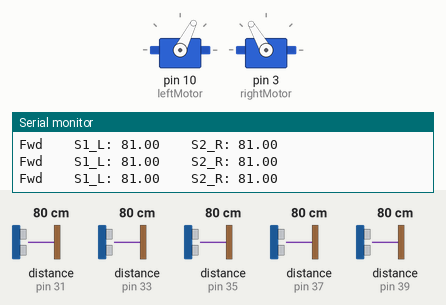
A sketch run on a simulated Arduino Mega 2560, built with avr-gcc and run on an emulated ATmega2560. Shown: 2 × servo, the last lines printed to the serial monitor. Inputs (shaded band) come from the test bench; at power-on: distance to the obstacle (sensors on pin 35, pin 37, pin 31, pin 33, pin 39) 80 cm. The echo pulse lasts 58.3 µs per cm.

Above: at 1.2 s.
1.3 s: distance to the obstacle (sensor on pin 35) set to 76 cm
At 2.3 s:
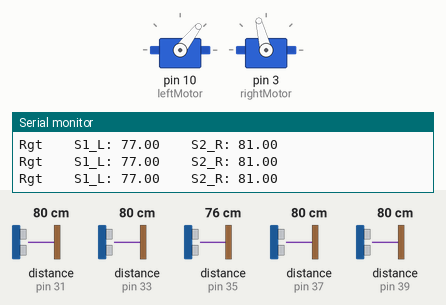
2.9 s: distance to the obstacle (sensor on pin 37) set to 74 cm
At 3.7 s:
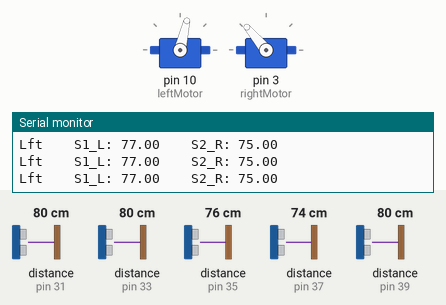
5.0 s: distance to the obstacle (sensor on pin 35) set to 69 cm
At 6.3 s:
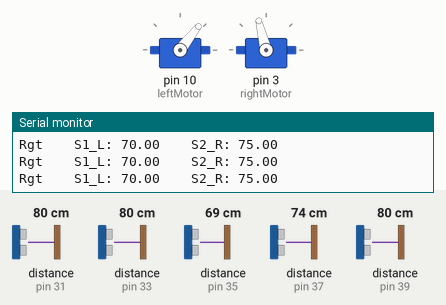
6.7 s: distance to the obstacle (sensor on pin 35) set to 120 cm
At 8.0 s:
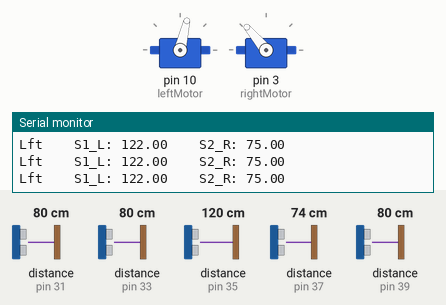
Timing chart, 0 to 9.7 s (numbered marks = the images above; inputs shaded):
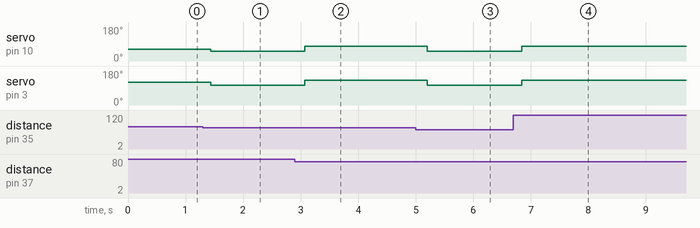

Measured:
- the behaviour switches between 79 and 78 cm on distance to the obstacle (sensor on pin 35) (found by bisection; images 0 and 1)
- the behaviour switches between 78 and 77 cm on distance to the obstacle (sensor on pin 37) (found by bisection; images 1 and 2)
- the behaviour switches between 73 and 72 cm on distance to the obstacle (sensor on pin 35) (found by bisection; images 2 and 3)
- after the input at 1.3 s, servo on pin 10 (leftMotor): 63° → 52° after 0.14 s; servo on pin 3 (rightMotor): 120° → 104° after 0.14 s
- after the input at 2.9 s, servo on pin 10 (leftMotor): 52° → 77° after 0.18 s; servo on pin 3 (rightMotor): 104° → 130° after 0.18 s
- after the input at 5.0 s, servo on pin 10 (leftMotor): 77° → 52° after 0.20 s; servo on pin 3 (rightMotor): 130° → 104° after 0.20 s
- after the input at 6.7 s, servo on pin 10 (leftMotor): 52° → 77° after 0.15 s; servo on pin 3 (rightMotor): 104° → 130° after 0.15 s

The sketch:

Car_Sonar_Code_Shawn.ino
```cpp
/* Search Algorithm

Side Sonar Search Algorithm
-As we move forward, compare left and right
-If there's a change greater than some threshold (25cm or so)
-Slow down, and continue checking this reading for a certain period of time to ensure that it was not corrupt data
-Check the back sonar and map data to ensure that at this distance, the ramp isn't what we're seeing
-If this is not where the ramp is, and the threshold is still met, then the base must have been found
-Rotate and move towards the base

Front Sonar Search Algorithm
-Keep moving forward, comparing previous distance seen to future distance seen
-If the sensors aren't seeing anything, and then they begin seeing something, compare with back sonar to
 understand what distance they should be seeing, from here, determine if it's the base or not to verify measurement
-If seeing something through the whole drive, and the there is some jump (using some threshold) in the distance seen,
 once again confirm with the back sonar what distance they should be seeing at this time

 Functions()
 checkSideSonars()
 checkFrontSonars()
 verifyData(sonarID) //Change detected for sonar with ID sonarID, slow car down and verify this measurement
 sonarGetDistance (sonarID) //Get distance of sonarID

 initializeTracking() //Center the car so that one or both side sonars sees 150cm (or whatever they should see to be equal)


 */

///////////////////////////////////////////////////////////////
/////////             Start of Program           //////////////
///////////////////////////////////////////////////////////////
#include <Servo.h>
#include <NewPing.h>

//Define the Trigger Pins for the Sonar, Assuming the Echo Pin is (Trigger_Pin + 1) [i.e. Echo for Front Right Sonar = sonarFR + 1]
#define sonarFL 0  //Front Left Sonar, 0th index with regards to the sonar[] array, pins 30 and 31
#define sonarFR 1  //Front Right Sonar, 1st index with regards to the sonar[] array, pins 32 and 33
#define sonarSL 2  //Side Left Sonar, 2nd index with regards to the sonar[] array, pins 34 and 35
#define sonarSR 3  //Side Right Sonar, 3rd index with regards to the sonar[] array, pins 36 and 37
#define sonarB  4   //Back Sonar, 4th index with regards to the sonar[] array, pins 38 and 39

#define SONAR_NUM     5 // Number or sensors.
#define MAX_DISTANCE 250 // Maximum distance (in cm) to ping.
#define PING_INTERVAL 33 // Milliseconds between sensor pings (29ms is about the min to avoid cross-sensor echo).

#define TurnLEFT = 1;
#define TurnRIGHT = 2;

unsigned long pingTimer[SONAR_NUM]; // Holds the times when the next ping should happen for each sensor.
unsigned int sonarVal[SONAR_NUM];         // Where the ping distances are stored.
uint8_t currentSensor = 0;          // Keeps track of which sensor is active.

NewPing sonar[SONAR_NUM] = {     // Sensor object array.
  NewPing(30, 31, MAX_DISTANCE), // Each sensor's trigger pin, echo pin, and max distance to ping.
  NewPing(32, 33, MAX_DISTANCE),
  NewPing(34, 35, MAX_DISTANCE),
  NewPing(36, 37, MAX_DISTANCE),
  NewPing(38, 39, MAX_DISTANCE),
};


//int slowMotorSpeed = 5; //90 + this Value = 110
//int fastMotorSpeed = 60; //90 + this Value = 150
//
//int slowTurn = 5;
//int fastTurn = 10;

int left_fast_fwd = 52;
int left_med_fwd = 63;
int left_slow_fwd = 77;
int left_slow_rev = 101;
int left_med_rev = 117;
int left_fast_rev = 130;

int right_fast_fwd = 130;
int right_med_fwd = 120;
int right_slow_fwd = 104;
int right_slow_rev = 80;
int right_med_rev = 60;
int right_fast_rev = 50;

Servo leftMotor;
Servo rightMotor;


///////////////////////////////////////////////////////////////
///////////             Initializations           /////////////
///////////////////////////////////////////////////////////////
void setup()
{
  Serial.begin(9600);
  pingTimer[0] = millis() + 75;           // First ping starts at 75ms, gives time for the Arduino to chill before starting.
  for (uint8_t i = 1; i < SONAR_NUM; i++) // Set the starting time for each sensor.
    pingTimer[i] = pingTimer[i - 1] + PING_INTERVAL;

  leftMotor.attach(10);
  rightMotor.attach(3);
}


///////////////////////////////////////////////////////////////
//////////////             Main Loop           ////////////////
///////////////////////////////////////////////////////////////
int atBaseFlag = 0;
void loop()
{
  int debug_ldist, debug_rdist;
  //while we have not found the base, or stopped at the base to commence grabbing
  while (!atBaseFlag)
  {
    /////////////////////////////////////////////////////////////////////////////////
    /////////////////////////////////////////////////////////////////////////////////
    //Gather the Data From the Sonars
    for (uint8_t i = 0; i < SONAR_NUM; i++) // Loop through all the sensors.
    {
      if (millis() >= pingTimer[i]) // Is it this sensor's time to ping?
      {
        pingTimer[i] += PING_INTERVAL * SONAR_NUM;  // Set next time this sensor will be pinged.
        if (i == 0 && currentSensor == SONAR_NUM - 1)
        {
          oneSensorCycle(); // Sensor ping cycle complete, do something with the results.
          debug_ldist = sonarVal[2];
          debug_rdist = sonarVal[3];
        }
        sonar[currentSensor].timer_stop();          // Make sure previous timer is canceled before starting a new ping (insurance).
        currentSensor = i;                          // Sensor being accessed.
        sonarVal[currentSensor] = 0;                      // Make distance zero in case there's no ping echo for this sensor.
        sonar[currentSensor].ping_timer(echoCheck); // Do the ping (processing continues, interrupt will call echoCheck to look for echo).
      }
    }

    //End of Sonar Data Gathering
    /////////////////////////////////////////////////////////////////////////////////
    /////////////////////////////////////////////////////////////////////////////////
    // The rest of your code would go here.

    //checkSonarZeroing(newSD1_L, newSD2_R);  //NOT IMPLEMENTED YET

    closestDistanceTracking(debug_ldist, debug_rdist);

    //atBaseFlag = checkAtBase(newSD1_L, newSD2_R);
  }
}

///////////////////////////////////////////////////////////////
////////          Sonar Checking Function          ////////////
///////////////////////////////////////////////////////////////
void echoCheck() { // If ping received, set the sensor distance to array.
  if (sonar[currentSensor].check_timer())
    sonarVal[currentSensor] = sonar[currentSensor].ping_result / US_ROUNDTRIP_CM ;
}

///////////////////////////////////////////////////////////////
//////   What to do after one cycle of Sonar Data   ///////////
///////////////////////////////////////////////////////////////
void oneSensorCycle() { // Sensor ping cycle complete, do something with the results.
  for (uint8_t i = 0; i < SONAR_NUM; i++) {
//    Serial.print(i);
//    Serial.print(,);
//    Serial.print(sonarVal[i]);
//    Serial.print(",");
  }
//  Serial.println();
}

///////////////////////////////////////////////////////////////
////////   Tracks and Goes to the Closest Object   ////////////
///////////////////////////////////////////////////////////////
void closestDistanceTracking(float newSD1_L, float newSD2_R){


  if (abs(newSD1_L - newSD2_R) > 1)
  {
    //Turn Left
    if (newSD1_L > newSD2_R)
    {
      leftMotor.write(left_slow_fwd);
      rightMotor.write(right_fast_fwd);
      Serial.print("Lft");
      Serial.print("\t\t");
    }
    //Turn Right
    else if (newSD1_L < newSD2_R)
    {
      leftMotor.write(left_fast_fwd);
      rightMotor.write(right_slow_fwd);
      Serial.print("Rgt");
      Serial.print("\t\t");
    }
  }

  //Go Straight
  else
  {
    leftMotor.write(left_med_fwd);
    rightMotor.write(right_med_fwd);
    Serial.print("Fwd");
    Serial.print("\t\t");
  }

  Serial.print("S1_L: ");
  Serial.print(newSD1_L);
  Serial.print("\t\t");
  Serial.print("S2_R: ");
  Serial.print(newSD2_R);
  Serial.print("\n\n");
}

///////////////////////////////////////////////////////////////
////////       Drive Center Between Two Walls      ////////////
///////////////////////////////////////////////////////////////
/*
int soberState = 0; //0 = Not correcting, 1 = Correcting Left, 2 = Correcting Right
void soberDriving(int leftSonarVal, int rightSonarVal, int backSonarVal){

  if (soberState = 0){
    int straightThreshold = 3 //threshold distance to continue going straight correct
    int slightCorrectThreshold = 8 //threshold distance to slightly turn while moving straight, if greater than this, do a full 90 turn and correct

    int centeredValue = (leftSonarVal + rightSonarVal) / 2 //value that if the car was centered, the sonars would see the same thing

    //if the difference is less than the desired full correction threshold
    if (abs(centeredValue - rightSonarVal) < slightCorrectThreshold){
      if (abs(centeredValue - rightSonarVal) > straightThreshold){
        //Correct to the Left
        if (rightSonarVal < leftSonarVal){
          leftMotor.write(90 - slowMotorSpeed + slowTurn);
          rightMotor.write(90 + slowMotorSpeed + slowTurn);
          soberState = 1;
          Serial.print("Left");
          Serial.print("\t\t");
        }
        //Correct to the Right
        else if (rightSonarVal > leftSonarVal){
          leftMotor.write(90 - slowMotorSpeed - slowTurn);
          rightMotor.write(90 + slowMotorSpeed - slowTurn);
          soberState = 2;
          Serial.print("Right");
          Serial.print("\t\t");
        }
      }

      //Go Straight
      else{
        leftMotor.write(90 - slowMotorSpeed);
        rightMotor.write(90 + slowMotorSpeed);
        soberState = 0;
        Serial.print("Straight");
        Serial.print("\t\t");
      }
    }

    //if the difference is greater than the desired full correction threshold, then do a full 90deg turn to correct
    else{


  }


  else if (soberState = 1){

    if (check90TurnComplete()){
      int backSensorShouldSee = 150;
      //Keep moving forward until the soberState changes
      leftMotor.write(90 - slowMotorSpeed);
      rightMotor.write(90 + slowMotorSpeed);

      if (backSonarVal > backSensorShouldSee){
        delayMicroseconds(4000);
        if (backSonarVal > backSensorShouldSee){
          turn90(TurnRIGHT);
          soberState = 0;


      }


  Serial.print("leftSonarVal: ");
  Serial.print(leftSonarVal);
  Serial.print("\t\t");
  Serial.print("rightSonarVal: ");
  Serial.print(rightSonarVal);
  Serial.print("\n\n");

  return soberState;
}
*/
///////////////////////////////////////////////////////////////
//////   Checks if one of the Sonar's is seeing nothing   /////
///////////////////////////////////////////////////////////////
/*void checkSonarZeroing(float newSD1_L, float newSD2_R){

  if ((newSD1_L == 0) && (newSD2_R != 0)){
    int debounced = 0;
    while (!debounced){
      //Turn Right as long as the sensor still sees 0
      while (newSD1_L == 0){
        leftMotor.write(90 - slowMotorSpeed - slowTurn);
        rightMotor.write(90 + slowMotorSpeed - slowTurn);
        Serial.print("Right");
        Serial.print("\t\t");
      }


   else if (newSD1_L < newSD2_R){
      leftMotor.write(90 - slowMotorSpeed + slowTurn);
      rightMotor.write(90 + slowMotorSpeed + slowTurn);
      Serial.print("Left");
      Serial.print("\t\t");
    }
  }

  else{
    leftMotor.write(90 - slowMotorSpeed);
    rightMotor.write(90 + slowMotorSpeed);
    Serial.print("Straight");
    Serial.print("\t\t");
  }

  Serial.print("S1_L: ");
  Serial.print(newSD1_L);
  Serial.print("\t\t");
  Serial.print("S2_R: ");
  Serial.print(newSD2_R);
  Serial.print("\n\n");
}*/


///////////////////////////////////////////////////////////////
/////////////   Checks if We're at the Base   /////////////////
///////////////////////////////////////////////////////////////
int checkAtBase(float newSD1_L, float newSD2_R){

  int stopFlag = 0;
  float atBaseDist = 8;
  float sensePastBaseDist = 12;

  //if the Left Sonar says it's at the base
  if (newSD1_L < atBaseDist){
    //if the Right Sonar says it's at the base or is sensing over it (at least seeing the lego man)
    if ((newSD2_R < atBaseDist) || (newSD2_R > sensePastBaseDist)){
      stopFlag = 1;
    }
  }

  //if the Right Sonar says it's at the base
  else if (newSD2_R < atBaseDist){
    //if the Left Sonar says it's at the base or is sensing over it (at least seeing the lego man)
    if ((newSD1_L < atBaseDist) || (newSD1_L > sensePastBaseDist)){
      stopFlag = 1;
    }
  }

  if (stopFlag){
    //Stop the Motors
    leftMotor.write(90);
    rightMotor.write(90);

    Serial.print("At Base - Grab the Bitch");
    Serial.print("\n\n");
  }

  return stopFlag;
}


///////////////////////////////////////////////////////////////
/////   Tries to identify if the base is seen by either   /////
/////   of the sonars, based on the expected distance to  /////
/////                the base from the car                /////
///////////////////////////////////////////////////////////////
float sonarTrackToDistance (float inputDist, float carSpeed, float newSD1_L, float newSD2_R){

  int state = 0; //0 = not found, 1 = leftMotor(1) found, 2 = rightMotor(2) found
  float threshold1 = 10; // 10cm threshold for finding the object

  //Identify if any of the Sonars see the object at this point in time
  if (abs(inputDist - newSD1_L) < threshold1)
    state = 1;
  else if (abs(inputDist - newSD2_R) < threshold1)
    state = 2;
  else
    state = 0;

  return state;
}
```
